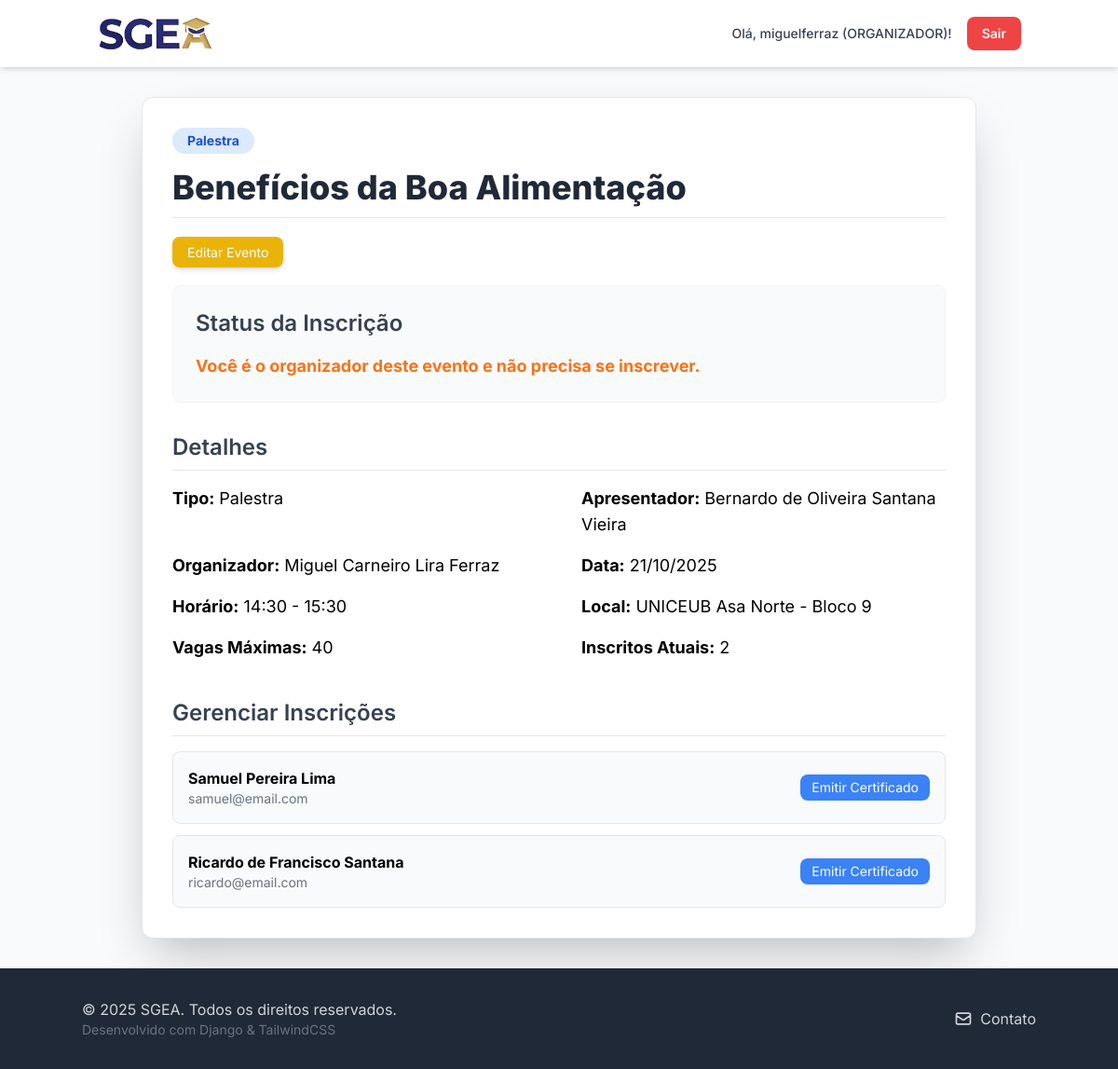
Page /eventos/2/ (signed in) on the earlier database version.
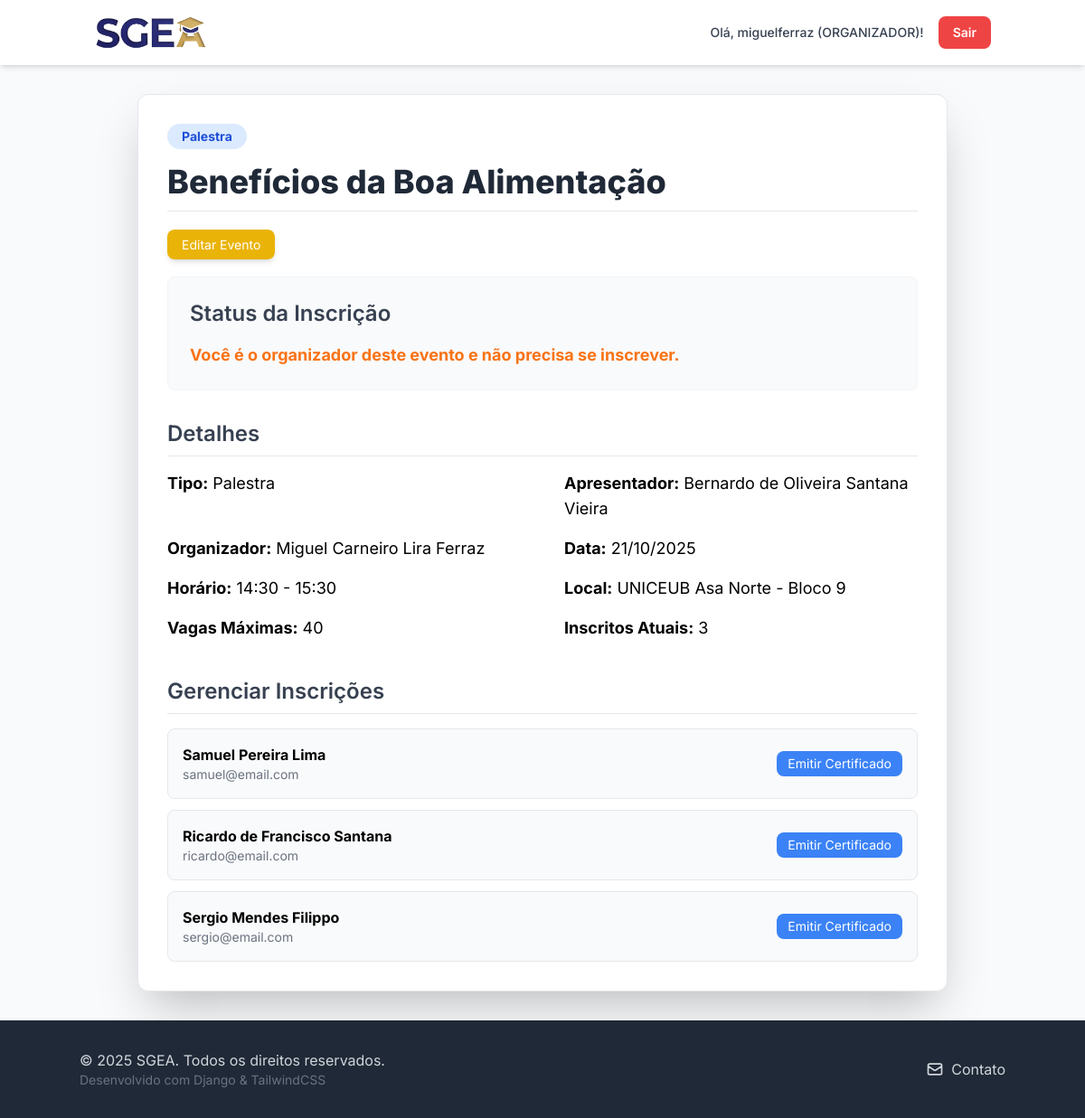
Same page on the later database version.
### events/models.py (models this page shows, shortened)
class Inscricao(models.Model):
    usuario = models.ForeignKey(Usuario, on_delete=models.CASCADE)
    evento = models.ForeignKey(Evento, on_delete=models.CASCADE)
    data_inscricao = models.DateTimeField(auto_now_add=True)
    certificado_emitido = models.BooleanField(default=False)
    class Meta:
        unique_together = ('usuario', 'evento')

### users/models.py (models this page shows, shortened)
class Usuario(AbstractUser):
    telefone = models.CharField(max_length=15, verbose_name='Telefone', blank=True, null=True)
    instituicao_ensino = models.CharField(
        max_length=100,
        verbose_name='Instituição de Ensino',
        blank=True,
        null=True
    )
    PERFIL_CHOICES = (
        ('ALUNO', 'Aluno'),
        ('PROFESSOR', 'Professor'),
        ('ORGANIZADOR', 'Organizador'),
    )
    perfil = models.CharField(
        max_length=15,
        choices=PERFIL_CHOICES,
        default='ALUNO',
        verbose_name='Perfil'
    )
    data_registro = models.DateTimeField(auto_now_add=True)
    class Meta:
        verbose_name = 'Usuário'
        verbose_name_plural = 'Usuários'

### events/views.py (the view)
# urls.py: path('<int:pk>/', views.EventDetailView.as_view(), name='event_detail'),
class EventDetailView(LoginRequiredMixin, DetailView):
    model = Evento
    template_name = 'events/event_detail.html'
    context_object_name = 'object'
    def get_context_data(self, **kwargs):
        context = super().get_context_data(**kwargs)
        evento = self.get_object()
        user = self.request.user
        inscritos_atuais = Inscricao.objects.filter(evento=evento).count()
        vagas_disponiveis = evento.qtd_participantes - inscritos_atuais
        context['inscritos_atuais'] = inscritos_atuais
        context['vagas_disponiveis'] = max(0, vagas_disponiveis)
        context['is_inscrito'] = False
        context['is_certificado_emitido'] = False
        if user.is_authenticated:
            inscricao = Inscricao.objects.filter(usuario=user, evento=evento).first()
            context['inscricao'] = inscricao
            if inscricao:
                context['is_inscrito'] = True
                context['is_certificado_emitido'] = inscricao.certificado_emitido
        return context

### events/templates/events/event_detail.html (shortened to what the changed rows need)
{% load static %}
<!DOCTYPE html>
<html lang="pt-br">
<head>
    <script src="https://cdn.tailwindcss.com"></script>
    <link rel="stylesheet" href="{% static 'css/base.css' %}">
</head>
<body>
    <main class="container mx-auto p-4 sm:p-6 md:p-8">
        <div class="max-w-4xl mx-auto bg-white p-8 rounded-xl shadow-2xl border border-gray-200">
            <h2 class="text-4xl font-extrabold text-gray-800 mb-6 border-b pb-3">{{ object.nome_evento }}</h2>
            <div class="grid grid-cols-1 md:grid-cols-2 gap-x-12 gap-y-4 text-lg">
                <p><strong>Tipo:</strong> {{ object.get_tipo_evento_display }}</p>
                <p><strong>Apresentador:</strong> {{ object.apresentador }}</p>
                <p><strong>Organizador:</strong> {{ object.organizador_responsavel.get_full_name|default:object.organizador_responsavel.username }}</p>
                <p><strong>Data:</strong> {{ object.data|date:"d/m/Y" }}</p>
                <p><strong>Horário:</strong> {{ object.horario_inicio|time:"H:i" }} - {{ object.horario_fim|time:"H:i" }}</p>
                <p><strong>Local:</strong> {{ object.local }}</p>
                <p><strong>Vagas Máximas:</strong> {{ object.qtd_participantes }}</p>
                <p><strong>Inscritos Atuais:</strong> {{ inscritos_atuais }}</p>
            </div>
            {% if user.is_authenticated and user == object.organizador_responsavel %}
                <div class="mt-10">
                    {% if object.inscricao_set.all %}
                        <ul class="space-y-3">
                            {% for inscricao in object.inscricao_set.all %}
                                <li class="p-4 bg-gray-50 rounded-lg flex justify-between items-center border">
                                    <div>
                                        <p class="font-bold">{{ inscricao.usuario.get_full_name|default:inscricao.usuario.username }}</p>
                                        <p class="text-sm text-gray-500">{{ inscricao.usuario.email }}</p>
                                    </div>
                                    <div>
                                        {% if inscricao.certificado_emitido %}
                                            <span class="text-green-600 font-bold">✓ Certificado Emitido</span>
                                        {% else %}
                                            <form method="post" action="{% url 'events:emitir_certificado' inscricao_id=inscricao.id %}">
                                                <button type="submit" class="bg-blue-500 hover:bg-blue-600 text-white px-3 py-1 rounded-lg text-sm">Emitir Certificado</button>
                                            </form>
                                        {% endif %}
                                    </div>
                                </li>
                            {% endfor %}
                        </ul>
                    {% else %}
                        <p class="text-gray-500">Ainda não há inscritos neste evento.</p>
                    {% endif %}
                </div>
            {% endif %}
        </div>
    </main>
</body>
</html>

Differences in the rows shown:
added Inscricao: usuario.get_full_name "Sergio Mendes Filippo", usuario.email "sergio@email.com", certificado_emitido "Emitir Certificado"
Other differences:
{{ inscritos_atuais }}: "2" → "3"
